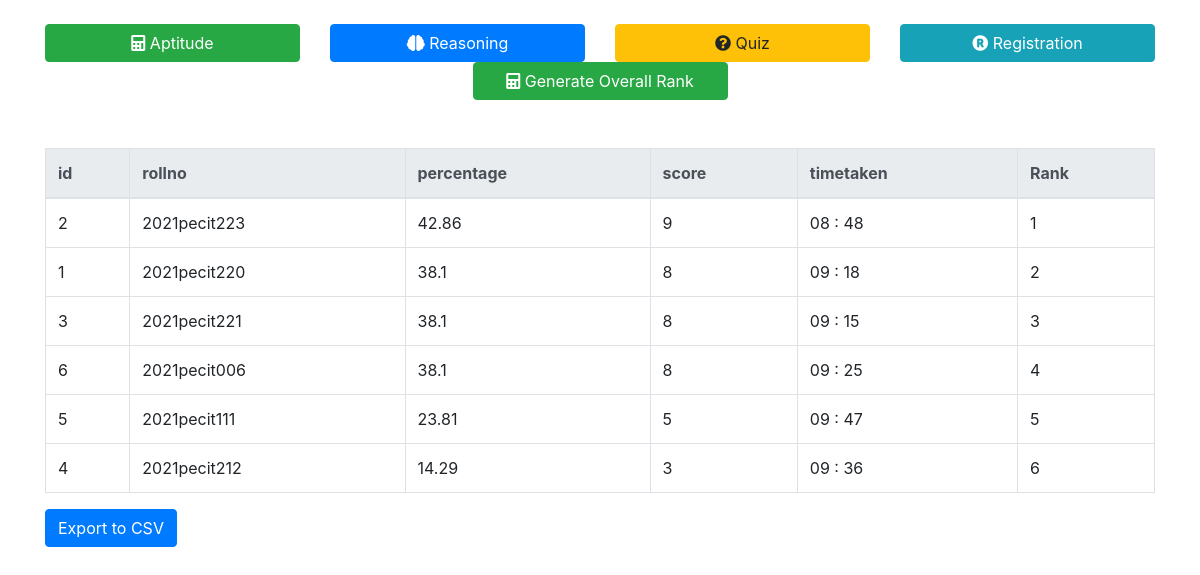
/admin/admin.php, run on the app's committed database.
### tables this page shows
CREATE TABLE `apptitute` (
  `id` int(11) NOT NULL,
  `percentage` float DEFAULT NULL,
  `score` int(11) DEFAULT NULL,
  `rollno` varchar(50) DEFAULT NULL,
  `timetaken` varchar(50) DEFAULT NULL,
  `finished` varchar(10) DEFAULT NULL,
  `reloaded` varchar(100) DEFAULT NULL,
  `rank` int(50) NOT NULL
);

### admin/admin.php (the view, shortened to what this page needs)
<?php
include '../conn.php';
$table_name = "apptitute";
$table_columns = [
    "register" => ["id", "name", "rollno", "email", "accept"],
    "apptitute" => ["id", "rollno", "percentage", "score", "timetaken"],
    "reasoning" => ["id", "rollno", "percentage", "score", "timetaken"],
    "quiz" => ["id", "rollno", "percentage", "score", "timetaken"],
];
$sql = "SELECT * FROM $table_name";
$result = mysqli_query($conn, $sql);
?>
<!DOCTYPE html>
<html lang="en">
<head>
    <link rel="stylesheet" href="https://maxcdn.bootstrapcdn.com/bootstrap/4.5.2/css/bootstrap.min.css">
    <link rel="stylesheet" href="https://cdnjs.cloudflare.com/ajax/libs/font-awesome/5.15.3/css/all.min.css">
</head>
<body>
<div class="container mt-4">
    <div class="row justify-content-center">
        <div class="col-3">
            <form method="post">
                <button class="btn btn-success btn-block" type="submit" name="apptitude">
                    <i class="fas fa-calculator"></i> Aptitude
                </button>
            </form>
        </div>
        <div class="col-3">
            <form method="post">
                <button class="btn btn-primary btn-block" type="submit" name="reasoning">
                    <i class="fas fa-brain"></i> Reasoning
                </button>
            </form>
        </div>
        <div class="col-3">
            <form method="post">
                <button class="btn btn-warning btn-block" type="submit" name="quiz">
                    <i class="fas fa-question-circle"></i> Quiz
                </button>
            </form>
        </div>
        <div class="col-3">
            <form method="post">
                <button class="btn btn-info btn-block" type="submit" name="register">
                    <i class="fas fa-registered"></i> Registration
                </button>
            </form>
        </div>
        <div class="col-3">
            <form action = 'rank.php' method="post">
                <button class="btn btn-success btn-block" type="submit" name="apptitude">
                    <i class="fas fa-calculator"></i> Generate Overall Rank
                </button>
            </form>
        </div>
    </div>
</div>
<div class="container mt-5">
    <table class="table table-bordered">
        <thead class="thead-light">
            <tr>
                <?php foreach ($table_columns[$table_name] as $columnName) : ?>
                    <th><?= $columnName ?></th>
                <?php endforeach; ?>
                <?php if ($table_name !== 'register') : ?>
                    <th>Rank</th>
                <?php endif; ?>
            </tr>
        </thead>
        <tbody>
            <?php
            if (mysqli_num_rows($result) > 0) {
                $user_data = [];
                while ($row = mysqli_fetch_assoc($result)) {
                    if (isset($row['score'])) {
                        $customScore = $row['score'];
                        $user_data[] = [
                            'data' => $row,
                            'customScore' => $customScore,
                        ];
                    } else {
                        $user_data[] = [
                            'data' => $row,
                            'customScore' => null,
                        ];
                    }
                }
                usort($user_data, function ($a, $b) {
                    return ($b['customScore'] ?? 0) - ($a['customScore'] ?? 0);
                });
                $rank = 1;
                foreach ($user_data as $user) {
                    $userData = $user['data'];
                    echo '<tr>';
                    foreach ($table_columns[$table_name] as $columnName) {
                        echo '<td>' . $userData[$columnName] . '</td>';
                    }
                    if ($table_name !== 'register') {
                        echo '<td>' . ($user['customScore'] ? $rank : '') . '</td>';
                        $rank = $user['customScore'] ? $rank : null;
                    }
                    echo '</tr>';
                    if ($table_name !== 'register') {
                        $rank++;
                    }
                }
            } else {
                echo '<tr>';
                echo '<td colspan="' . (count($table_columns[$table_name]) + 1) . '">No records found</td>';
                echo '</tr>';
            }
            ?>
        </tbody>
    </table>
</div>
<div class="container mt-3">
    <button id="export-btn" class="btn btn-primary" onclick="exportToCSV()">Export to CSV</button>
</div>
</body>
</html>

### data on the page
apptitute: id "2", rollno "2021pecit223", percentage "42.86", score "9", timetaken "08 : 48"
apptitute: id "1", rollno "2021pecit220", percentage "38.1", score "8", timetaken "09 : 18"
apptitute: id "3", rollno "2021pecit221", percentage "38.1", score "8", timetaken "09 : 15"
apptitute: id "6", rollno "2021pecit006", percentage "38.1", score "8", timetaken "09 : 25"
apptitute: id "5", rollno "2021pecit111", percentage "23.81", score "5", timetaken "09 : 47"
apptitute: id "4", rollno "2021pecit212", percentage "14.29", score "3", timetaken "09 : 36"

### other printed values
$columnName "id"
$columnName "rollno"
$columnName "percentage"
$columnName "score"
$columnName "timetaken"
$rank "1"
$rank "2"
$rank "3"
$rank "4"
$rank "5"
$rank "6"
